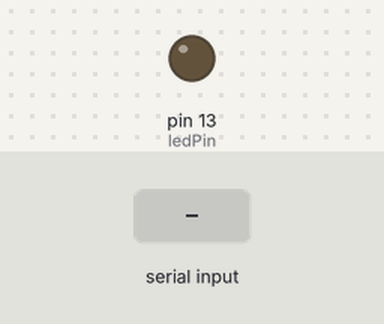
A sketch run on a simulated Arduino Uno, built with avr-gcc and run on an emulated ATmega328P. Shown: output pins drawn as LEDs (lit = HIGH). The test bench sets the inputs (shaded band).

Above: at 1.2 s.
1.3 s: "1\n" received over Serial
At 2.4 s:
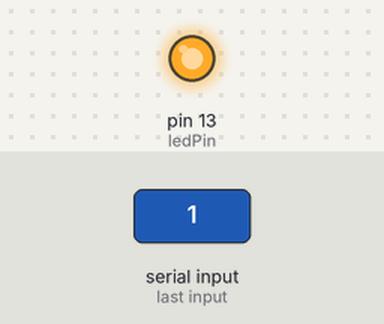
2.8 s: "2\n" received over Serial
At 3.6 s:
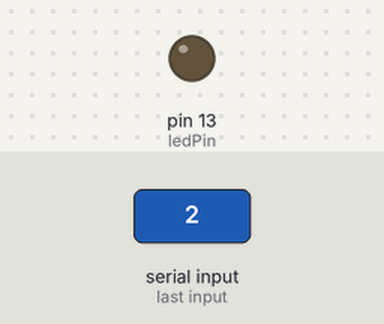
Timing chart, 0 to 5.8 s (numbered marks = the images above; inputs shaded):
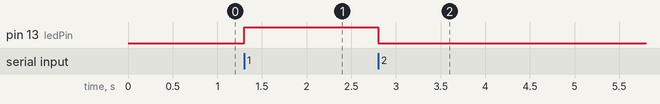

Measured:
- after the input at 1.3 s, pin 13 (ledPin): LOW → HIGH at once
- after the input at 2.8 s, pin 13 (ledPin): HIGH → LOW at once

The sketch:

LedEcendido.ino
```cpp
int ledPin = 13;

void setup() {
  // put your setup code here, to run once:
pinMode(ledPin, OUTPUT);
Serial.begin(9600);
}

void loop() {
  // put your main code here, to run repeatedly:
//if(Serial.available()){

  int val = Serial.parseInt();
  if(val == 1){
    digitalWrite(ledPin, HIGH);
  }
  if(val == 2){
    digitalWrite(ledPin, LOW);
  }
//}
}

//modificacion sadasdsadas
//sadasd
```
